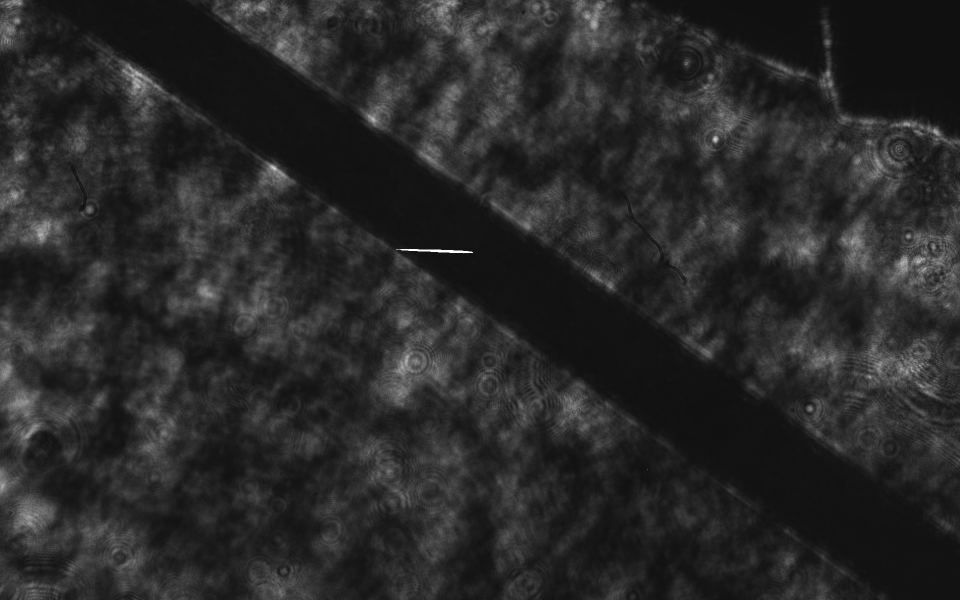
#> input picture solid_target_angle/wire150mkm.png, 1920 x 1200 px (shown at 1/2 size)
$ jupyter execute --allow-errors processing_pipeline.ipynb
#> lines starting #> are read from the running program, lines starting #| are printed output that depends on the picture
### IntTool/utils.py
import os
import pickle

import cv2
import numpy as np
from matplotlib import pyplot as plt
from skimage.restoration import unwrap_phase
from scipy.stats import multivariate_normal
from scipy.interpolate import UnivariateSpline
from scipy.ndimage import rotate
from scipy.optimize import curve_fit
from tqdm import tqdm


# [42 lines left out: functions fourier, apply_mask, inverse_fourier, not called in this run]


def complex_abs(spectrum):
    return cv2.magnitude(spectrum[:, :, 0], spectrum[:, :, 1])


def phase(spectrum):
    return cv2.phase(spectrum[:, :, 0], spectrum[:, :, 1])


# [7 lines left out: function soft, not called in this run]


def read_image(path):
#> called with path = './wire150mkm.png'
    return cv2.imread(path, -1)
#> returned value is the input picture: shape (1200, 1920); min 14, max 255, mean 41


# [89 lines left out: functions symmetrize, symmetrize_2d, fwhm, critical_density, remove_plane, phase_from_plasma_background, not called in this run]


def remove_linear_trend(data):
    linear_trend = data[0] + (data[-1] - data[0]) * np.arange(data.size) / data.size
    return data - linear_trend


def rotate_image(img, angle, y1, y2, x1, x2):
#> called with angle = 35, y1 = 800, y2 = 1200, x1 = 1250, x2 = 1500
    return rotate(img, angle)[y1:y2, x1:x2]
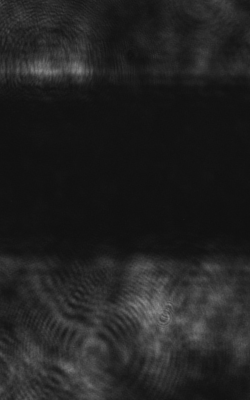
#> returned value: shape (400, 250); min 15, max 136, mean 34.2


# [39 lines left out: functions h_n, abel_inversion_2d, not called in this run]


def line_form(x, x0, a, b):
    return abs(a) * np.exp(-(x - x0) ** 2 / b ** 2)


def fit_function(x, x1, a1, b1, x2, a2, b2):
    return line_form(x, x1, a1, b1) + line_form(x, x2, a2, b2)


def r_2(y, fitted_y):
    return 1 - np.sum((y - fitted_y) ** 2) / np.sum((y - y.mean()) ** 2)


# [244 lines left out: functions two_gauss_abel_inversion, abel_inversion, phi_rotate, interferogram_describe, not called in this run]

### solid_target_angle/processing_pipeline.ipynb
[cell 1]
import os
import sys
import inspect

import numpy as np
from matplotlib import pyplot as plt
from ipywidgets import interact, IntSlider, fixed

[cell 2]
current_dir = os.path.dirname(os.path.abspath(inspect.getfile(inspect.currentframe())))
parent_dir = os.path.dirname(current_dir)
sys.path.insert(0, parent_dir)
print(f"{parent_dir} was added to sys.path")

[cell 3]
from IntTool.utils import *

[cell 4]
wire = rotate_image(read_image('./wire150mkm.png'), 35, 800, 1200, 1250, 1500)
plt.imshow(wire, cmap='gray')
plt.show()

down_limit = 80
up_limit = 250
plt.plot(wire.mean(1))
plt.plot([down_limit, down_limit], [20, 70])
plt.plot([up_limit, up_limit], [20, 70])
plt.show()
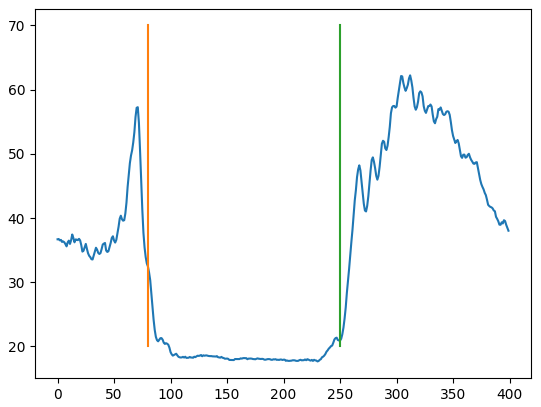
#> figure drawn by matplotlib, 1 panel; curve peaks at x = 312, y = 62.22

shift = 50

plt.plot(wire[74 - 20 - shift:74 + 20, 47])
plt.plot([shift + 20, shift + 20], [20, 120])
plt.plot([shift + 27, shift + 27], [20, 120])
plt.show()
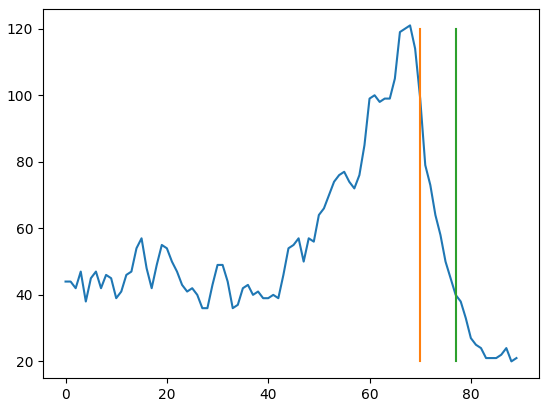
#> figure drawn by matplotlib, 1 panel; curve peaks at x = 68, y = 121

[cell 5]
wavelength = 0.4 # mkm
real_size = 150 # mkm
pixel_size = 5.86 # mkm

magnification = (up_limit - down_limit) * pixel_size / real_size
print('magnification =', magnification)

mkm_per_pixel = pixel_size / magnification
print('mkm_per_pixel =', mkm_per_pixel)

[cell 6]
angle = 45

IN_FOLDER = './data to prepare/{}_deg/'.format(angle)
back_name = 'int.png'
mode = 'ns'
int_name = 'int_{}.png'.format(mode)
################################
OUT_FOLDER = './prepared_data'

delay_folder = input('delay_folder: ')
#> the answer given: .
int_prefix = '_'.join(delay_folder.split('_')[-1])

IN_PATH = os.path.join(IN_FOLDER, delay_folder)

OUT_PATH = os.path.join(OUT_FOLDER, delay_folder)

if not os.path.exists(OUT_PATH):
    os.mkdir(OUT_PATH)

[cell 7]
# 45 deg

interferogram = read_image(os.path.join(IN_PATH, int_name))
background = read_image(os.path.join(IN_PATH, back_name))
#> call 3 of read_image, with path = './data to prepare/45_deg/./int.png'
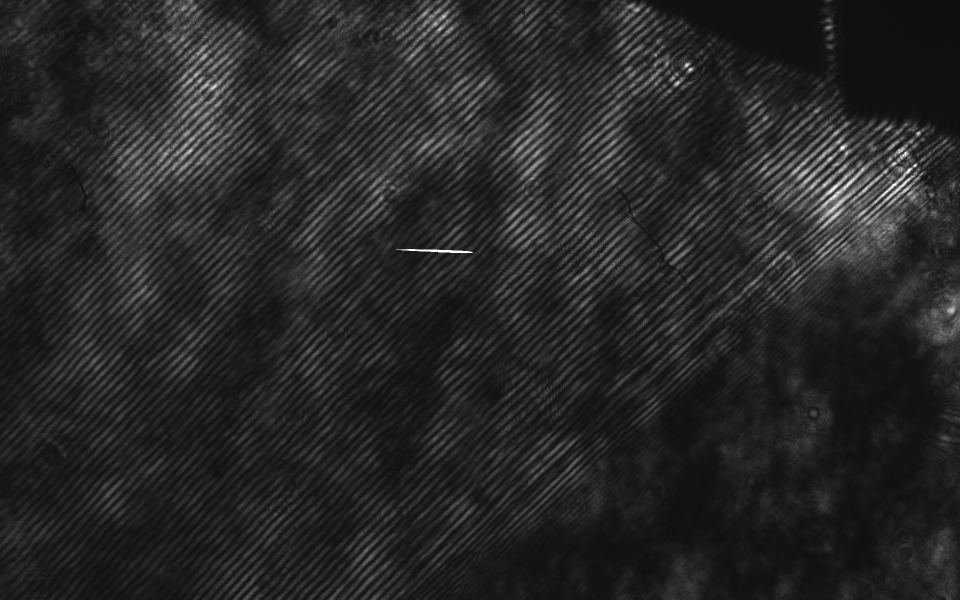
#> input picture solid_target_angle/data to prepare/45_deg/ASE#ns#2ps#8/int.png, 1920 x 1200 px, found by its file name (shown at 1/2 size)
#> in read_image, returned value is the input picture: shape (1200, 1920); min 15, max 255, mean 38.7

#> (the rest of this cell did not finish here and is left out)

background = rotate_image(background, 45 + 2, 500, 2000 - 500, 1000, 1650)

mask_size = (20,20)#(1250 * 0.01, 1250 * 0.01)
area_to_show = (40, 40)
gauss_mask = False

mask_center = interferogram_describe(interferogram, mask_size, area_to_show, gauss_mask=gauss_mask, shift_x=300, shift_y=800)

[cell 8]
mask = []
target_position = 0
#> (the rest of this cell did not finish here and is left out)

#> (a cell that did not finish here is left out)
